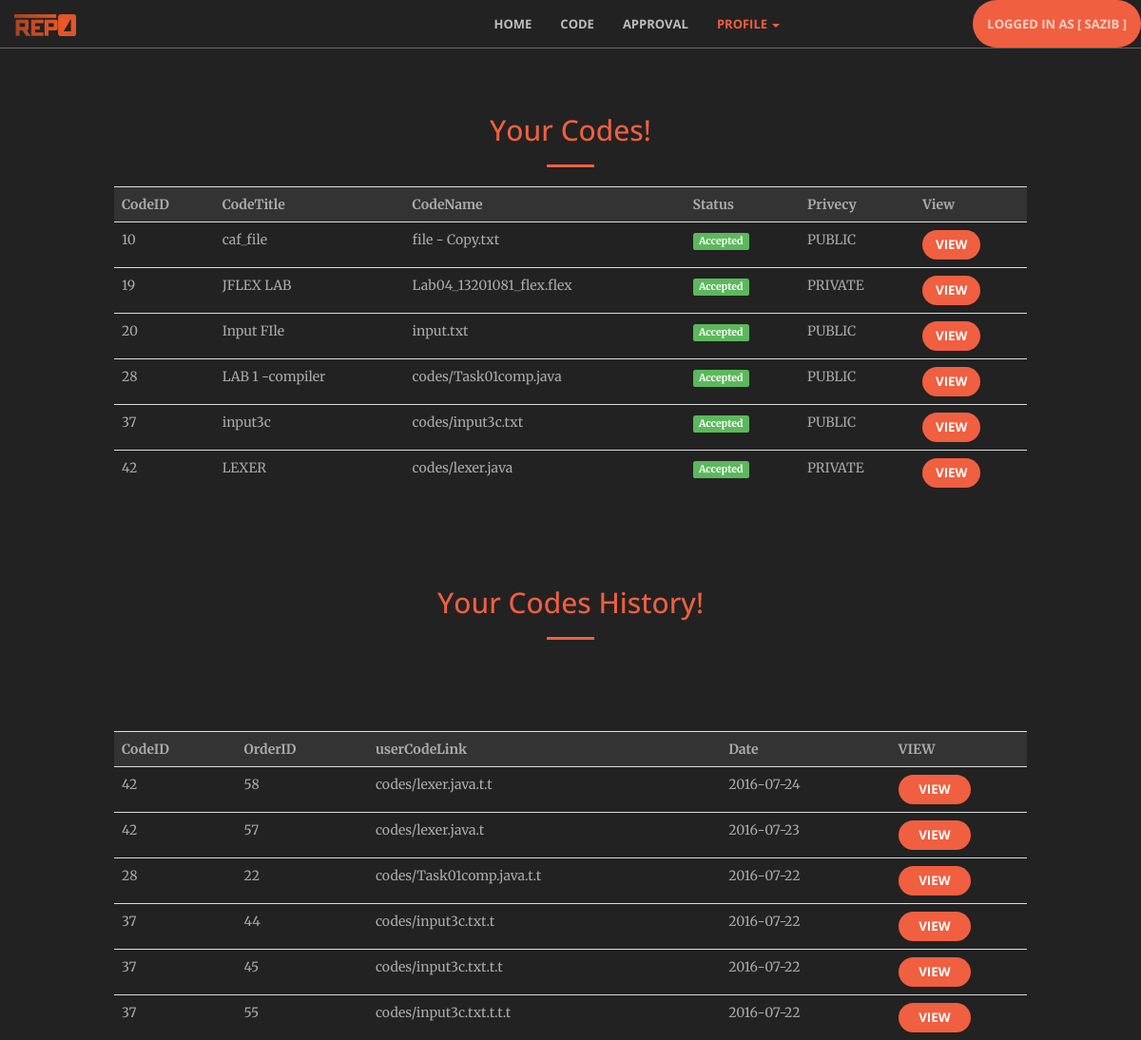
The page /codeHistory.php (signed in) on the database its author committed.
### tables this page shows
CREATE TABLE `usercodes` (
  `codeID` int(11) NOT NULL,
  `codeName` varchar(255) NOT NULL,
  `userName` varchar(15) NOT NULL,
  `codeTitle` varchar(150) NOT NULL,
  `userCodeLink` varchar(255) DEFAULT NULL,
  `userAccess` int(3) DEFAULT NULL,
  `userAdminApproval` int(3) DEFAULT NULL
);

CREATE TABLE `codehistory` (
  `orderID` int(15) NOT NULL,
  `codeID` int(25) NOT NULL,
  `userName` varchar(25) NOT NULL,
  `userCodeLink` varchar(255) NOT NULL,
  `date_history` date NOT NULL
);

### codeHistory.php (the view, shortened to what this page needs)
<?php include('connection.php');
?>
<!DOCTYPE html>
<html lang="en">
<head>
    <link rel="stylesheet" href="css/bootstrap.min.css" type="text/css">
    <link rel="stylesheet" href="font-awesome/css/font-awesome.min.css" type="text/css">
    <link rel="stylesheet" href="css/magnific-popup.css" type="text/css">
    <link rel="stylesheet" href="css/creative.css" type="text/css">
    <link href="//netdna.bootstrapcdn.com/font-awesome/4.0.3/css/font-awesome.min.css" rel="stylesheet" type="text/css" />
</head>
<body style="background-color: #222222;"  id="page-top">
    <nav id="mainNav" class="navbar navbar-default navbar-fixed-top">
        <div class="container-fluid">
            <div class="navbar-header">
                <a class="navbar-brand" href="#">
        <img alt="Brand" src="img/logo.png" width="65px"> </img>
      </a>
            </div>
            <div>
      <ul class = "nav navbar-nav" style="Margin:0 0 0 35%">
         <li ><a href = "home.php">HOME</a></li>
         <li><a href = "code.php">CODE</a></li>
           <?php  if($_SESSION['userType']==1) { ?>
           <li><a href = "approve.php">APPROVAL</a></li>
        <?php } ?>
         <li  class = "active" class = "dropdown">
            <a href = "#" class = "dropdown-toggle" data-toggle = "dropdown">
               PROFILE
               <b class = "caret"></b>
            </a>
         </li>
      </ul>
   </div>
            <div class="collapse navbar-collapse" id="bs-example-navbar-collapse-1">
                <ul class="nav navbar-nav navbar-right">
          <li >
            <a href="logout.php" class="btn btn-primary btn-xl page-scroll"> <?php
            if (isset($_SESSION['username'])) {
            echo  "Logged in AS [ " . $_SESSION["username"] . " ]";
        }else {
        echo "LOGIN";
    }
    ?></a>
          </li>
        </div>
    </nav>
         <div style="Margin: 10%" >
          <h2 class="section-heading" style="text-align: center; color: #f05f40;  font-style: bold;"> Your Codes!</h2>
                    <hr class="primary">
           <?php
$username= $_SESSION["username"];
$qrrr=  "SELECT * FROM `usercodes` WHERE `userName`='$username';";
$queryy = mysqli_query( $conn, $qrrr);
?>
<table class="table table-hover" style="color: #aaaaaa">
  <tr style="background-color: #333333;">
    <th>CodeID</th><th>CodeTitle</th><th>CodeName</th><th>Status</th><th>Privecy</th><th>View</th>
  </tr>
  <?php while ($row = mysqli_fetch_array ($queryy)) { ?>
  <?php
$status="";
if($row['userAdminApproval'] == 0 ){
 $status="waiting";
  }else if($row['userAdminApproval'] == 1){
  $status= "accepted";
 }else {
  $status="Rejected";
} ?>
  <tr><td><?php echo $row['codeID']; ?></td>
  <td><?php echo $row['codeTitle']; ?></td>
  <td><?php echo $row['codeName']; ?></td>
  <td><?php
   if($status == "waiting") {
    ?> <span class="label label-warning"><?php echo "Waiting"; ?></span> <?php
}else if($status == "accepted") {
?><span class="label label-success"><?php echo "Accepted"; ?></span> <?php
}else {
  ?> <span class="label label-danger"><?php echo "Rejected"; ?></span><?php
}
?></td>
  <td><?php $userAcc= $row['userAccess'];if($userAcc == 0) {echo "PRIVATE"; } else {echo "PUBLIC";} ?></td>
 <td><form method="post" action="showCode.php?id=<?php echo $row['codeID']; ?>"><button style="width: 60%; font-size: 10pt;" class="btn btn-lm btn-primary btn-block" name="submit" type="submit">View</button></form></td>
 </tr>
  <?php } ?>
</table>
<div style="Margin: 10%" >
          <h2 class="section-heading" style="text-align: center; color: #f05f40;  font-style: bold;"> Your Codes History!</h2>
                    <hr class="primary">
                  </div>
<?php
$qrrr=  "SELECT * FROM `codehistory`  WHERE `userName`='$username' ORDER BY `codehistory`.`date_history` DESC";
$queryy = mysqli_query( $conn, $qrrr);
?>
<table class="table table-hover" style="color: #aaaaaa">
  <tr style="background-color: #333333;">
    <th>CodeID</th><th>OrderID</th><th>userCodeLink</th><th>Date</th><th>VIEW</th>
  </tr>
  <?php while ($row = mysqli_fetch_array ($queryy)) { ?>
  <tr><td><?php echo $row['codeID']; ?></td>
  <td><?php echo $row['orderID']; ?></td>
  <td><?php echo $row['userCodeLink']; ?></td>
  <td><?php echo $row['date_history']; ?></td>
 <td><form method="post" action="showHistory.php?id=<?php echo $row['orderID']; ?>"><button style="width: 60%; font-size: 10pt;" class="btn btn-lm btn-primary btn-block" name="submit" type="submit">View</button></form></td>
 </tr>
  <?php } ?>
</table>
        </div>
</body>
</html>

### css/creative.css (style rules this page uses)
html, body { height: 100%; width: 100%; }
body { font-family: 'Merriweather', 'Helvetica Neue', Arial, sans-serif; }
hr { border-color: #f05f40; border-width: 3px; max-width: 50px; }
a { -webkit-transition: all 0.35s; -moz-transition: all 0.35s; transition: all 0.35s; color: #f05f40; }
h1, h2, h3, h4, h5, h6 { font-family: 'Open Sans', 'Helvetica Neue', Arial, sans-serif; }
.navbar-default { background-color: white; border-color: rgba(34, 34, 34, 0.05); font-family: 'Open Sans', 'Helvetica Neue', Arial, sans-serif; -webkit-transition: all 0.35s; -moz-transition: all 0.35s; transition: all 0.35s; }
.navbar-default .navbar-header .navbar-brand { color: #f05f40; font-family: 'Open Sans', 'Helvetica Neue', Arial, sans-serif; font-weight: 700; text-transform: uppercase; }
.navbar-default .nav > li > a, .navbar-default .nav > li > a:focus { text-transform: uppercase; font-weight: 700; font-size: 13px; color: #222222; }
.navbar-default .nav > li.active > a, .navbar-default .nav > li.active > a:focus { color: #f05f40 !important; background-color: transparent; }
@media (min-width: 768px) { .navbar-default { background-color: transparent; border-color: rgba(255, 255, 255, 0.3); } }
@media (min-width: 768px) { .navbar-default .navbar-header .navbar-brand { color: rgba(255, 255, 255, 0.7); } }
@media (min-width: 768px) { .navbar-default .nav > li > a, .navbar-default .nav > li > a:focus { color: rgba(255, 255, 255, 0.7); } }
.section-heading { margin-top: 0; }
.btn-primary { color: #ffffff; background-color: #f05f40; border-color: #f05f40; -webkit-transition: all 0.35s; -moz-transition: all 0.35s; transition: all 0.35s; }
.btn { font-family: 'Open Sans', 'Helvetica Neue', Arial, sans-serif; border: none; border-radius: 300px; font-weight: 700; text-transform: uppercase; }
.btn-xl { padding: 15px 30px; }
body { webkit-tap-highlight-color: #222222; }

### rows shown on the page
usercodes: codeID "10", codeTitle "caf_file", codeName "file - Copy.txt", userAdminApproval "Accepted", userAccess "PUBLIC"
usercodes: codeID "19", codeTitle "JFLEX LAB", codeName "Lab04_13201081_flex.flex", userAdminApproval "Accepted", userAccess "PRIVATE"
usercodes: codeID "20", codeTitle "Input FIle", codeName "input.txt", userAdminApproval "Accepted", userAccess "PUBLIC"
usercodes: codeID "28", codeTitle "LAB 1 -compiler", codeName "codes/Task01comp.java", userAdminApproval "Accepted", userAccess "PUBLIC"
usercodes: codeID "37", codeTitle "input3c", codeName "codes/input3c.txt", userAdminApproval "Accepted", userAccess "PUBLIC"
usercodes: codeID "42", codeTitle "LEXER", codeName "codes/lexer.java", userAdminApproval "Accepted", userAccess "PRIVATE"
codehistory: codeID "42", orderID "58", userCodeLink "codes/lexer.java.t.t", date_history "2016-07-24"
codehistory: codeID "42", orderID "57", userCodeLink "codes/lexer.java.t", date_history "2016-07-23"
codehistory: codeID "28", orderID "22", userCodeLink "codes/Task01comp.java.t.t", date_history "2016-07-22"
codehistory: codeID "37", orderID "44", userCodeLink "codes/input3c.txt.t", date_history "2016-07-22"
codehistory: codeID "37", orderID "45", userCodeLink "codes/input3c.txt.t.t", date_history "2016-07-22"
codehistory: codeID "37", orderID "55", userCodeLink "codes/input3c.txt.t.t.t", date_history "2016-07-22"

### other values the page prints
$_SESSION["username"] "SAZIB"
